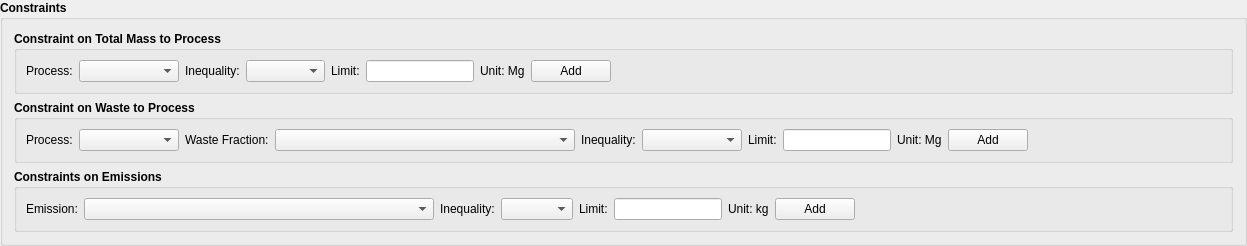
                 <widget class="QGroupBox" name="groupBox_20">
                  <property name="font">
                   <font>
                    <weight>75</weight>
                    <bold>true</bold>
                    <kerning>true</kerning>
                   </font>
                  </property>
                  <property name="title">
                   <string>Constraints</string>
                  </property>
                  <layout class="QGridLayout" name="gridLayout_14">
                   <item row="1" column="0">
                    <widget class="QGroupBox" name="groupBox_18">
                     <property name="font">
                      <font>
                       <weight>75</weight>
                       <bold>true</bold>
                       <kerning>true</kerning>
                      </font>
                     </property>
                     <property name="title">
                      <string>Constraint on Waste to Process</string>
                     </property>
                     <layout class="QGridLayout" name="gridLayout_8">
                      <item row="0" column="7">
                       <widget class="QLineEdit" name="Opt_Const2_val">
                        <property name="sizePolicy">
                         <sizepolicy hsizetype="Preferred" vsizetype="Preferred">
                          <horstretch>0</horstretch>
                          <verstretch>0</verstretch>
                         </sizepolicy>
                        </property>
                        <property name="maximumSize">
                         <size>
                          <width>16777215</width>
                          <height>16777215</height>
                         </size>
                        </property>
                        <property name="font">
                         <font>
                          <weight>50</weight>
                          <bold>false</bold>
                          <kerning>true</kerning>
                         </font>
                        </property>
                       </widget>
                      </item>
                      <item row="0" column="5">
                       <widget class="QComboBox" name="Opt_Const2_Inequality">
                        <property name="sizePolicy">
                         <sizepolicy hsizetype="Preferred" vsizetype="Preferred">
                          <horstretch>0</horstretch>
                          <verstretch>0</verstretch>
                         </sizepolicy>
                        </property>
                        <property name="minimumSize">
                         <size>
                          <width>100</width>
                          <height>0</height>
                         </size>
                        </property>
                        <property name="font">
                         <font>
                          <weight>50</weight>
                          <bold>false</bold>
                          <kerning>true</kerning>
                         </font>
                        </property>
                       </widget>
                      </item>
                      <item row="0" column="10">
                       <spacer name="horizontalSpacer_27">
                        <property name="orientation">
                         <enum>Qt::Horizontal</enum>
                        </property>
                        <property name="sizeHint" stdset="0">
                         <size>
                          <width>193</width>
                          <height>20</height>
                         </size>
                        </property>
                       </spacer>
                      </item>
                      <item row="0" column="2">
                       <widget class="QLabel" name="label_79">
                        <property name="font">
                         <font>
                          <weight>50</weight>
                          <bold>false</bold>
                          <kerning>true</kerning>
                         </font>
                        </property>
                        <property name="text">
                         <string>Waste Fraction:</string>
                        </property>
                       </widget>
                      </item>
                      <item row="0" column="0">
                       <widget class="QLabel" name="label_77">
                        <property name="font">
                         <font>
                          <weight>50</weight>
                          <bold>false</bold>
                          <kerning>true</kerning>
                         </font>
                        </property>
                        <property name="text">
                         <string>Process:</string>
                        </property>
                       </widget>
                      </item>
                      <item row="0" column="9">
                       <widget class="QPushButton" name="Opt_add_Const2">
                        <property name="sizePolicy">
                         <sizepolicy hsizetype="Minimum" vsizetype="Preferred">
                          <horstretch>0</horstretch>
                          <verstretch>0</verstretch>
                         </sizepolicy>
                        </property>
                        <property name="font">
                         <font>
                          <weight>50</weight>
                          <bold>false</bold>
                          <kerning>true</kerning>
                         </font>
                        </property>
                        <property name="text">
                         <string>Add</string>
                        </property>
                        <property name="icon">
                         <iconset resource="PyWOLF_Resource.qrc">
                          <normaloff>:/ICONS/PySWOLF_ICONS/ADD.png</normaloff>:/ICONS/PySWOLF_ICONS/ADD.png</iconset>
                        </property>
                       </widget>
                      </item>
                      <item row="0" column="6">
                       <widget class="QLabel" name="label_78">
                        <property name="font">
                         <font>
                          <weight>50</weight>
                          <bold>false</bold>
                          <kerning>true</kerning>
                         </font>
                        </property>
                        <property name="text">
                         <string>Limit:</string>
                        </property>
                       </widget>
                      </item>
                      <item row="0" column="4">
                       <widget class="QLabel" name="label_87">
                        <property name="font">
                         <font>
                          <weight>50</weight>
                          <bold>false</bold>
                          <kerning>true</kerning>
                         </font>
                        </property>
                        <property name="text">
                         <string>Inequality:</string>
                        </property>
                       </widget>
                      </item>
                      <item row="0" column="1">
                       <widget class="QComboBox" name="Opt_Const2_process">
                        <property name="sizePolicy">
                         <sizepolicy hsizetype="Preferred" vsizetype="Preferred">
                          <horstretch>0</horstretch>
                          <verstretch>0</verstretch>
                         </sizepolicy>
                        </property>
                        <property name="minimumSize">
                         <size>
                          <width>100</width>
                          <height>0</height>
                         </size>
                        </property>
                        <property name="font">
                         <font>
                          <weight>50</weight>
                          <bold>false</bold>
                          <kerning>true</kerning>
                         </font>
                        </property>
                       </widget>
                      </item>
                      <item row="0" column="3">
                       <widget class="QComboBox" name="Opt_Const2_flow">
                        <property name="sizePolicy">
                         <sizepolicy hsizetype="Preferred" vsizetype="Preferred">
                          <horstretch>0</horstretch>
                          <verstretch>0</verstretch>
                         </sizepolicy>
                        </property>
                        <property name="minimumSize">
                         <size>
                          <width>300</width>
                          <height>0</height>
                         </size>
                        </property>
                        <property name="font">
                         <font>
                          <weight>50</weight>
                          <bold>false</bold>
                          <kerning>true</kerning>
                         </font>
                        </property>
                       </widget>
                      </item>
                      <item row="0" column="8">
                       <widget class="QLabel" name="label_2">
                        <property name="font">
                         <font>
                          <weight>50</weight>
                          <bold>false</bold>
                         </font>
                        </property>
                        <property name="text">
                         <string>Unit: Mg</string>
                        </property>
                       </widget>
                      </item>
                     </layout>
                    </widget>
                   </item>
                   <item row="2" column="0">
                    <widget class="QGroupBox" name="groupBox_19">
                     <property name="font">
                      <font>
                       <weight>75</weight>
                       <bold>true</bold>
                       <kerning>true</kerning>
                      </font>
                     </property>
                     <property name="title">
                      <string>Constraints on Emissions</string>
                     </property>
                     <layout class="QGridLayout" name="gridLayout_10">
                      <item row="0" column="2">
                       <widget class="QLabel" name="label_88">
                        <property name="font">
                         <font>
                          <weight>50</weight>
                          <bold>false</bold>
                          <kerning>true</kerning>
                         </font>
                        </property>
                        <property name="text">
                         <string>Inequality:</string>
                        </property>
                       </widget>
                      </item>
                      <item row="0" column="7">
                       <widget class="QPushButton" name="Opt_add_Const3">
                        <property name="sizePolicy">
                         <sizepolicy hsizetype="Minimum" vsizetype="Preferred">
                          <horstretch>0</horstretch>
                          <verstretch>0</verstretch>
                         </sizepolicy>
                        </property>
                        <property name="font">
                         <font>
                          <weight>50</weight>
                          <bold>false</bold>
                          <kerning>true</kerning>
                         </font>
                        </property>
                        <property name="text">
                         <string>Add</string>
                        </property>
                        <property name="icon">
                         <iconset resource="PyWOLF_Resource.qrc">
                          <normaloff>:/ICONS/PySWOLF_ICONS/ADD.png</normaloff>:/ICONS/PySWOLF_ICONS/ADD.png</iconset>
                        </property>
                       </widget>
                      </item>
                      <item row="0" column="0">
                       <widget class="QLabel" name="label_81">
                        <property name="font">
                         <font>
                          <weight>50</weight>
                          <bold>false</bold>
                          <kerning>true</kerning>
                         </font>
                        </property>
                        <property name="text">
                         <string>Emission:</string>
                        </property>
                       </widget>
                      </item>
                      <item row="0" column="3">
                       <widget class="QComboBox" name="Opt_Const3_Inequality">
                        <property name="sizePolicy">
                         <sizepolicy hsizetype="Preferred" vsizetype="Preferred">
                          <horstretch>0</horstretch>
                          <verstretch>0</verstretch>
                         </sizepolicy>
                        </property>
                        <property name="minimumSize">
                         <size>
                          <width>0</width>
                          <height>0</height>
                         </size>
                        </property>
                        <property name="font">
                         <font>
                          <weight>50</weight>
                          <bold>false</bold>
                          <kerning>true</kerning>
                         </font>
                        </property>
                       </widget>
                      </item>
                      <item row="0" column="8">
                       <spacer name="horizontalSpacer_28">
                        <property name="orientation">
                         <enum>Qt::Horizontal</enum>
                        </property>
                        <property name="sizeHint" stdset="0">
                         <size>
                          <width>40</width>
                          <height>20</height>
                         </size>
                        </property>
                       </spacer>
                      </item>
                      <item row="0" column="1">
                       <widget class="QComboBox" name="Opt_Const3_flow">
                        <property name="sizePolicy">
                         <sizepolicy hsizetype="Preferred" vsizetype="Preferred">
                          <horstretch>0</horstretch>
                          <verstretch>0</verstretch>
                         </sizepolicy>
                        </property>
                        <property name="minimumSize">
                         <size>
                          <width>350</width>
                          <height>0</height>
                         </size>
                        </property>
                        <property name="font">
                         <font>
                          <weight>50</weight>
                          <bold>false</bold>
                          <kerning>true</kerning>
                         </font>
                        </property>
                       </widget>
                      </item>
                      <item row="0" column="4">
                       <widget class="QLabel" name="label_82">
                        <property name="font">
                         <font>
                          <weight>50</weight>
                          <bold>false</bold>
                          <kerning>true</kerning>
                         </font>
                        </property>
                        <property name="text">
                         <string>Limit:</string>
                        </property>
                       </widget>
                      </item>
                      <item row="0" column="5">
                       <widget class="QLineEdit" name="Opt_Const3_val">
                        <property name="sizePolicy">
                         <sizepolicy hsizetype="Preferred" vsizetype="Preferred">
                          <horstretch>0</horstretch>
                          <verstretch>0</verstretch>
                         </sizepolicy>
                        </property>
                        <property name="minimumSize">
                         <size>
                          <width>0</width>
                          <height>0</height>
                         </size>
                        </property>
                        <property name="font">
                         <font>
                          <weight>50</weight>
                          <bold>false</bold>
                          <kerning>true</kerning>
                         </font>
                        </property>
                       </widget>
                      </item>
                      <item row="0" column="6">
                       <widget class="QLabel" name="label_3">
                        <property name="font">
                         <font>
                          <weight>50</weight>
                          <bold>false</bold>
                         </font>
                        </property>
                        <property name="text">
                         <string>Unit: kg</string>
                        </property>
                       </widget>
                      </item>
                     </layout>
                    </widget>
                   </item>
                   <item row="0" column="0">
                    <widget class="QGroupBox" name="groupBox_17">
                     <property name="font">
                      <font>
                       <weight>75</weight>
                       <bold>true</bold>
                       <kerning>true</kerning>
                      </font>
                     </property>
                     <property name="title">
                      <string>Constraint on Total Mass to Process</string>
                     </property>
                     <layout class="QGridLayout" name="gridLayout_12">
                      <item row="0" column="5">
                       <widget class="QLineEdit" name="Opt_Const1_val">
                        <property name="sizePolicy">
                         <sizepolicy hsizetype="Preferred" vsizetype="Preferred">
                          <horstretch>0</horstretch>
                          <verstretch>0</verstretch>
                         </sizepolicy>
                        </property>
                        <property name="font">
                         <font>
                          <weight>50</weight>
                          <bold>false</bold>
                          <kerning>true</kerning>
                         </font>
                        </property>
                       </widget>
                      </item>
                      <item row="0" column="4">
                       <widget class="QLabel" name="label_76">
                        <property name="font">
                         <font>
                          <weight>50</weight>
                          <bold>false</bold>
                          <kerning>true</kerning>
                         </font>
                        </property>
                        <property name="text">
                         <string>Limit:</string>
                        </property>
                       </widget>
                      </item>
                      <item row="0" column="7">
                       <widget class="QPushButton" name="Opt_add_Const1">
                        <property name="sizePolicy">
                         <sizepolicy hsizetype="Minimum" vsizetype="Preferred">
                          <horstretch>0</horstretch>
                          <verstretch>0</verstretch>
                         </sizepolicy>
                        </property>
                        <property name="font">
                         <font>
                          <weight>50</weight>
                          <bold>false</bold>
                          <kerning>true</kerning>
                         </font>
                        </property>
                        <property name="text">
                         <string>Add</string>
                        </property>
                        <property name="icon">
                         <iconset resource="PyWOLF_Resource.qrc">
                          <normaloff>:/ICONS/PySWOLF_ICONS/ADD.png</normaloff>:/ICONS/PySWOLF_ICONS/ADD.png</iconset>
                        </property>
                       </widget>
                      </item>
                      <item row="0" column="3">
                       <widget class="QComboBox" name="Opt_Const1_Inequality">
                        <property name="sizePolicy">
                         <sizepolicy hsizetype="Preferred" vsizetype="Preferred">
                          <horstretch>0</horstretch>
                          <verstretch>0</verstretch>
                         </sizepolicy>
                        </property>
                       </widget>
                      </item>
                      <item row="0" column="0">
                       <widget class="QLabel" name="label_75">
                        <property name="font">
                         <font>
                          <weight>50</weight>
                          <bold>false</bold>
                          <kerning>true</kerning>
                         </font>
                        </property>
                        <property name="text">
                         <string>Process:</string>
                        </property>
                       </widget>
                      </item>
                      <item row="0" column="2">
                       <widget class="QLabel" name="label_86">
                        <property name="font">
                         <font>
                          <weight>50</weight>
                          <bold>false</bold>
                          <kerning>true</kerning>
                         </font>
                        </property>
                        <property name="text">
                         <string>Inequality:</string>
                        </property>
                       </widget>
                      </item>
                      <item row="0" column="8">
                       <spacer name="horizontalSpacer_3">
                        <property name="orientation">
                         <enum>Qt::Horizontal</enum>
                        </property>
                        <property name="sizeHint" stdset="0">
                         <size>
                          <width>40</width>
                          <height>20</height>
                         </size>
                        </property>
                       </spacer>
                      </item>
                      <item row="0" column="1">
                       <widget class="QComboBox" name="Opt_Const1_process">
                        <property name="sizePolicy">
                         <sizepolicy hsizetype="Preferred" vsizetype="Preferred">
                          <horstretch>0</horstretch>
                          <verstretch>0</verstretch>
                         </sizepolicy>
                        </property>
                        <property name="minimumSize">
                         <size>
                          <width>100</width>
                          <height>0</height>
                         </size>
                        </property>
                        <property name="font">
                         <font>
                          <weight>50</weight>
                          <bold>false</bold>
                          <kerning>true</kerning>
                         </font>
                        </property>
                       </widget>
                      </item>
                      <item row="0" column="6">
                       <widget class="QLabel" name="label">
                        <property name="font">
                         <font>
                          <weight>50</weight>
                          <bold>false</bold>
                         </font>
                        </property>
                        <property name="text">
                         <string>Unit: Mg</string>
                        </property>
                       </widget>
                      </item>
                     </layout>
                    </widget>
                   </item>
                  </layout>
                 </widget>
